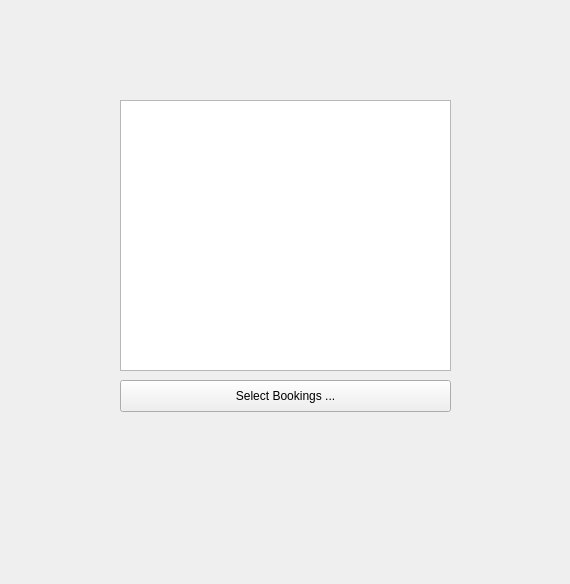
<?xml version="1.0" encoding="UTF-8"?>
<ui version="4.0">
 <class>Form</class>
 <widget class="QWidget" name="Form">
  <property name="geometry">
   <rect>
    <x>0</x>
    <y>0</y>
    <width>570</width>
    <height>584</height>
   </rect>
  </property>
  <property name="windowTitle">
   <string>Form</string>
  </property>
  <widget class="QListView" name="listView">
   <property name="geometry">
    <rect>
     <x>120</x>
     <y>100</y>
     <width>331</width>
     <height>271</height>
    </rect>
   </property>
  </widget>
  <widget class="QPushButton" name="pushButton">
   <property name="geometry">
    <rect>
     <x>120</x>
     <y>380</y>
     <width>331</width>
     <height>32</height>
    </rect>
   </property>
   <property name="text">
    <string>Select Bookings ...</string>
   </property>
  </widget>
 </widget>
 <resources/>
 <connections/>
</ui>
